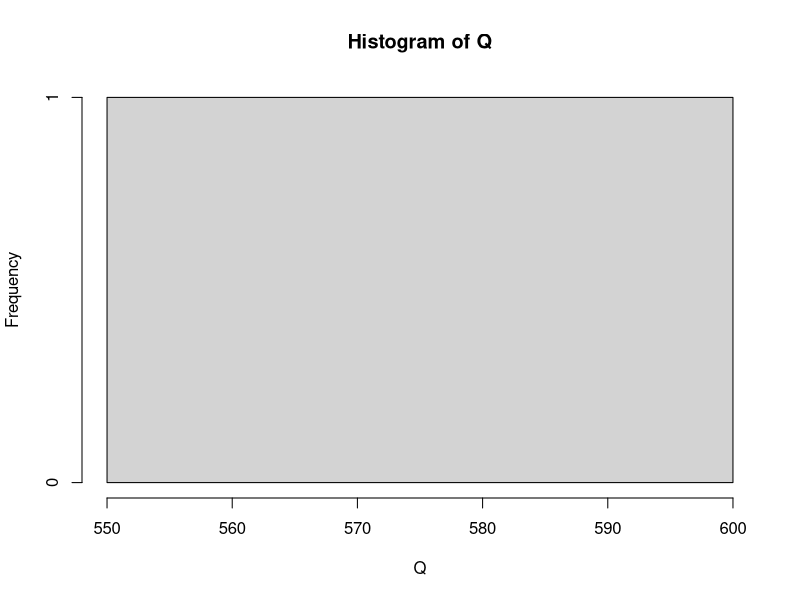
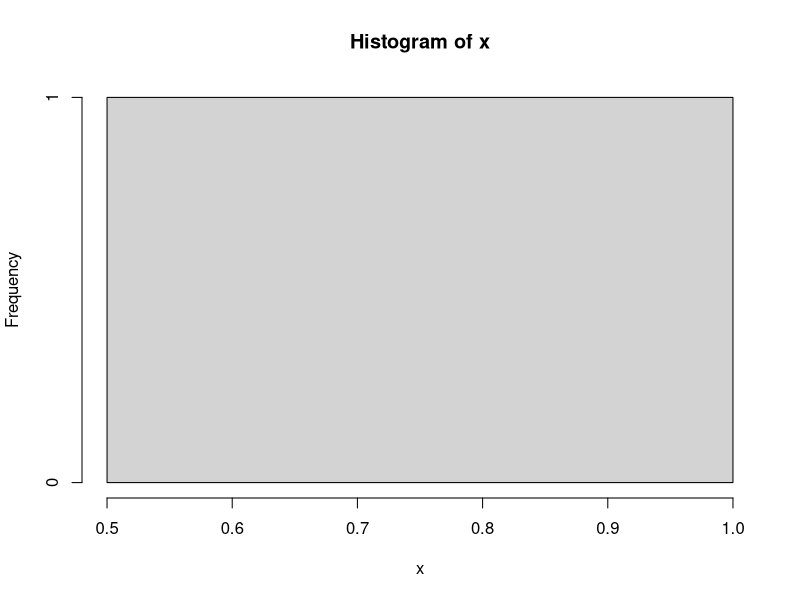

These figures' R source, in order:
#3
Q=qnbinom(p=.85, mu=300,size=1)
hist(Q)
Q


#4
?rpois

x=ppois(12, lambda=10)
X= 1-x
hist(x) ######square
X

#1 use for count data
?rpois
borned=rpois(500, lambda=4)
borned
sum(borned)
live=rbinom(prob=.8, n=500, size=borned)
live
sum(live)
dead= borned-live
dead
sum(dead)

#2 use for yes or no, 1 or 0...
survived=rbinom(prob=.98,n=1000, size=1)
survived
sumsur=sum(survived)
sprot=rbinom(prob=.01,n=sumsur, size=1)
sprot
sumsprot=sum(sprot)
sumsprot
